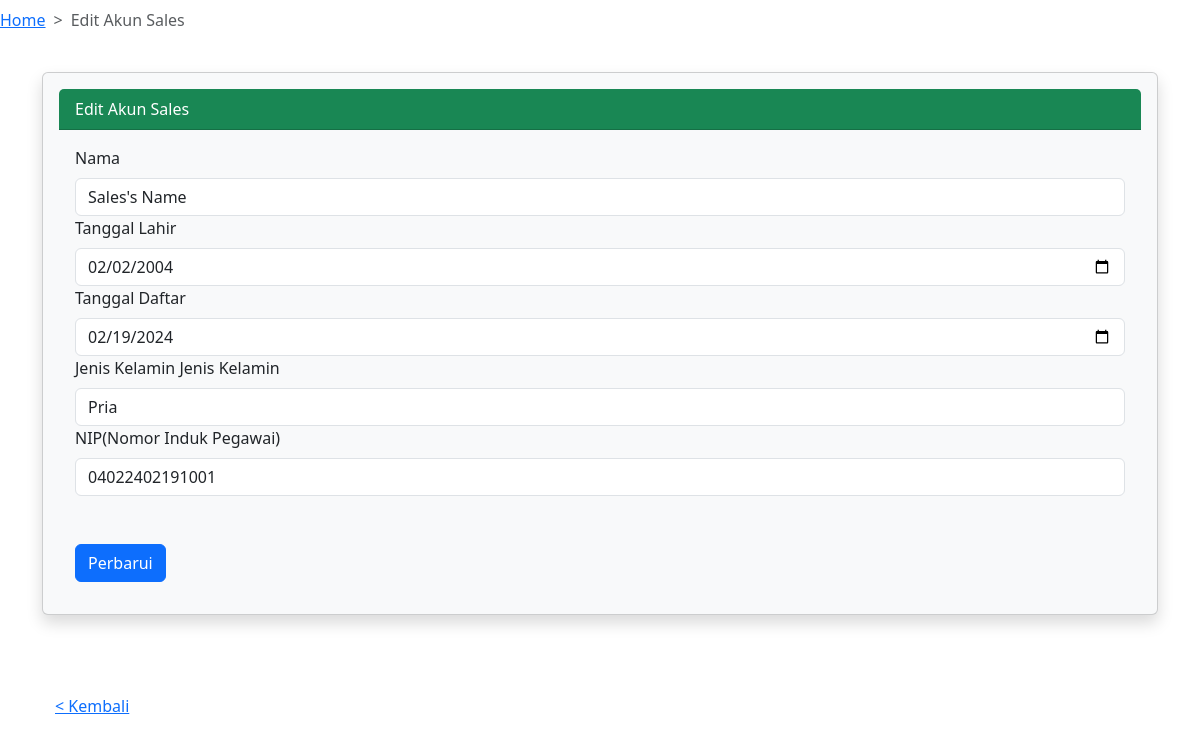
The page /admin/edit.php?id=1 on the database its author committed.
### tables this page shows
CREATE TABLE `idnsales` (
  `id_sales` int(10) NOT NULL,
  `nama_sales` varchar(30) NOT NULL,
  `tgl_lhr` date NOT NULL,
  `tgl_daftar` date NOT NULL,
  `gender` varchar(8) NOT NULL,
  `nip` varchar(18) NOT NULL
);

### admin/edit.php (the view, shortened to what this page needs)
<?php
include_once("../config.php");
?>
<?php
$id = $_GET['id'];
$hasil = mysqli_query($mysqli, "SELECT * FROM idnsales WHERE id_sales=$id");
while($data = mysqli_fetch_array($hasil))
{
    $namasales = $data['nama_sales'];
    $tgl_lhr = $data['tgl_lhr'];
    $tgl_daftar = $data['tgl_daftar'];
    $gender = $data['gender'];
    $nip = $data['nip'];
}
?>
<!DOCTYPE html>
<html>
<head>
  <link rel="stylesheet" href="../css/bootstrap.min.css">
</head>
<body>
	<nav class="navbar" style="--bs-breadcrumb-divider: '>';" aria-label="breadcrumb">
        <ol class="breadcrumb">
            <li class="breadcrumb-item"><a href="admin.php">Home</a></li>
            <li class="breadcrumb-item active" aria-current="page">Edit Akun Sales</li>
        </ol>
	</nav>
<div class="container mt-3">
		<div class="card shadow p-3 mb-5 bg-light rounded">
		    <div class="card-header bg-success text-white">
			Edit Akun Sales
		    </div>
		    <div class="card-body">
            <form class="form-group" action="edit.php" method="post" name="update" >
                	<label class="form-label">Nama</label>
					<input type="text" class="form-control" name="nama_sales" value="<?php echo $namasales;?>">
					<label class="form-label">Tanggal Lahir</label>
					<input type="date" class="form-control" name="tgl_lhr" value="<?php echo $tgl_lhr;?>">
					<label class="form-label">Tanggal Daftar</label>
					<input type="date" class="form-control" name="tgl_daftar" value="<?php echo $tgl_daftar;?>">
					<label class="form-label">Jenis Kelamin</label>
						<label class="form-label">Jenis Kelamin</label>
						<select name="gender" id="" class="form-control">
							<option value="<?php echo $gender;?>"><?php echo $gender;?></option>
						</select>
					<label class="form-label">NIP(Nomor Induk Pegawai)</label>
					<input type="number" class="form-control" name="nip" value="<?php echo $nip;?>"><br>
                <br>
                <input class="btn btn-primary" type="submit" name="update" value="Perbarui">
            </form>
		    </div>
	    </div>
   <br>
<a href="admin.php" class="btn btn-link"> < Kembali</a>
</div>
</body>
</html>

### rows shown on the page
idnsales: nama_sales "Sales's Name", tgl_lhr "02/02/2004", tgl_daftar "02/19/2024", gender "Pria", nip "04022402191001"
